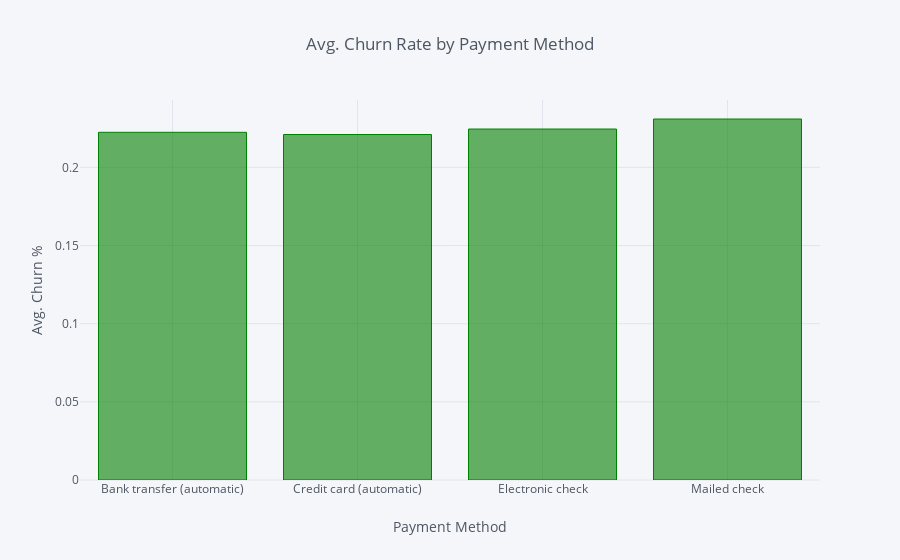

The code cell stored with this chart in its notebook:
### Code cell
#Interactive Bar Charts
data4 = df.groupby('PaymentMethod', as_index=False).agg({'ChurnBinary':'mean'})

data4.iplot(kind='bar', x='PaymentMethod', xTitle='Payment Method', color='green',
           yTitle='Avg. Churn %', title='Avg. Churn Rate by Payment Method')

### Figure 1 — Plotly figure (JSON) as saved in the notebook; plotly's stock layout.template omitted (floating-point values rounded to 4 significant figures)
{"data": [{"marker": {"color": "rgba(0, 128, 0, 0.6)", "line": {"color": "rgba(0, 128, 0, 1.0)", "width": 1}}, "name": "ChurnBinary", "orientation": "v", "text": "", "type": "bar", "uid": "35205428-ba75-4560-a8f2-6af228bd7eb2", "x": ["Bank transfer (automatic)", "Credit card (automatic)", "Electronic check", "Mailed check"], "y": [0.2224, 0.221, 0.2245, 0.2309]}], "layout": {"legend": {"bgcolor": "#F5F6F9", "font": {"color": "#4D5663"}}, "paper_bgcolor": "#F5F6F9", "plot_bgcolor": "#F5F6F9", "title": {"font": {"color": "#4D5663"}, "text": "Avg. Churn Rate by Payment Method"}, "xaxis": {"gridcolor": "#E1E5ED", "showgrid": true, "tickfont": {"color": "#4D5663"}, "title": {"font": {"color": "#4D5663"}, "text": "Payment Method"}, "zerolinecolor": "#E1E5ED"}, "yaxis": {"gridcolor": "#E1E5ED", "showgrid": true, "tickfont": {"color": "#4D5663"}, "title": {"font": {"color": "#4D5663"}, "text": "Avg. Churn %"}, "zerolinecolor": "#E1E5ED"}}}
